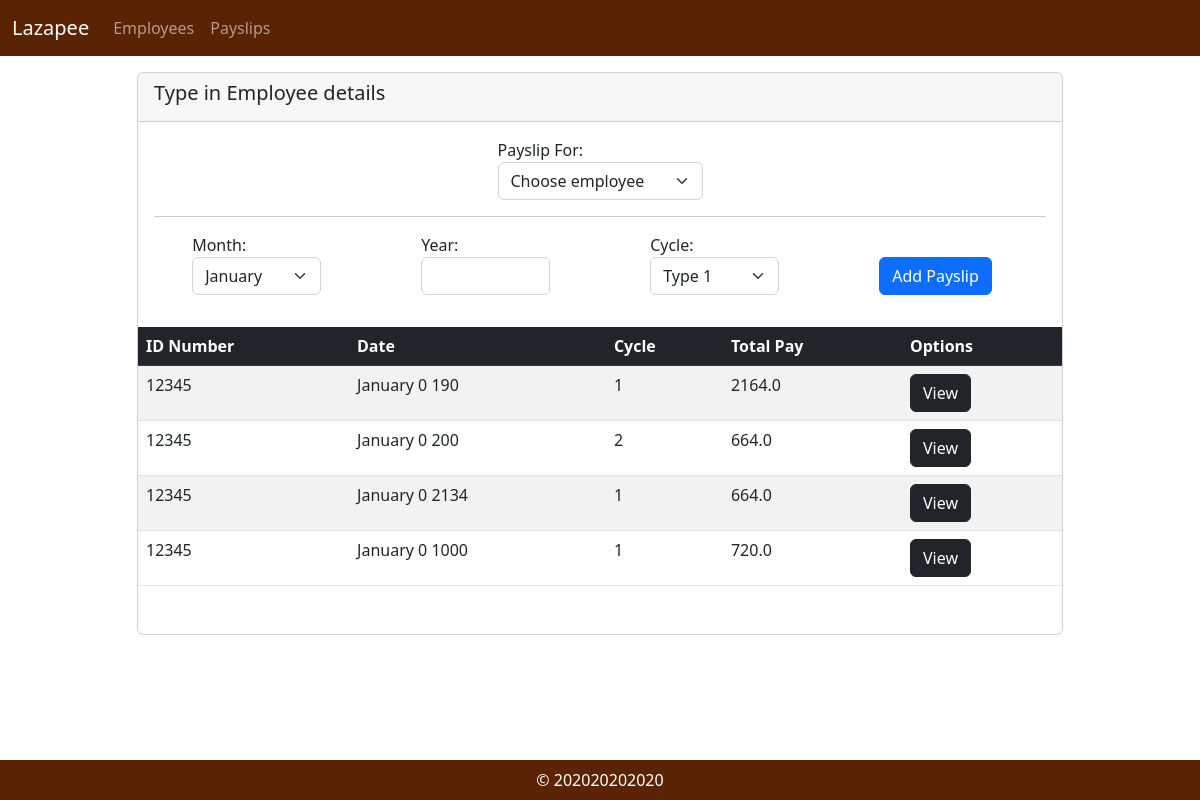
Before: /payslips with the older database file.
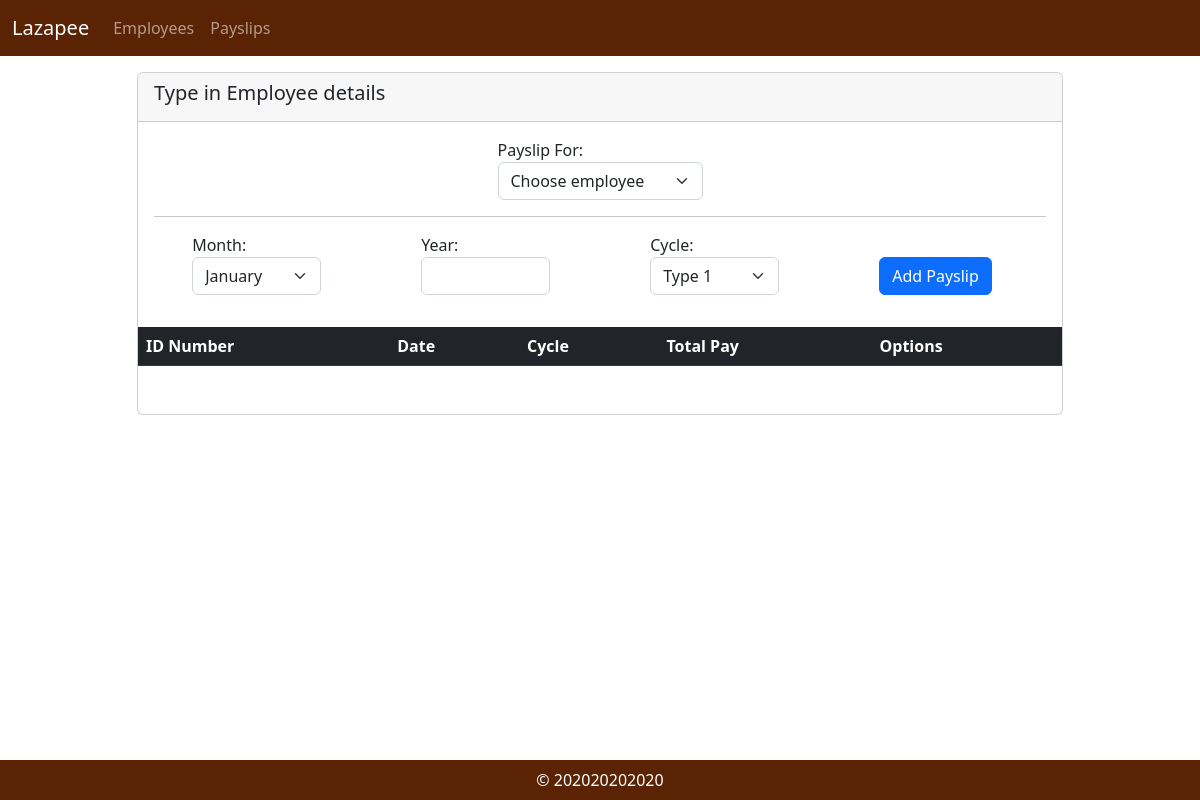
After: the same page with the newer database file.
### MyInventoryApp/models.py (models this page shows, shortened)
class Payslip(models.Model):
    id_number = models.ForeignKey(Employee, on_delete=models.CASCADE)
    month = models.CharField(max_length=300)
    date_range = models.CharField(max_length=300,default=1)
    year = models.CharField(max_length=300)
    pay_cycle = models.IntegerField()
    rate = models.FloatField()
    earnings_allowance = models.FloatField()
    deductions_tax = models.FloatField()
    deductions_health = models.FloatField()
    pag_ibig = models.FloatField()
    sss = models.FloatField()
    overtime = models.FloatField()
    total_pay = models.FloatField()

class Employee(models.Model):
    name = models.CharField(max_length=300)
    id_number = models.CharField(max_length=300)
    rate = models.FloatField()
    overtime_pay = models.FloatField(default=0, blank=True, null=True)
    allowance = models.FloatField(default=0, blank=True, null=True)

### MyInventoryApp/views.py (the view)
# urls.py: path('payslips', views.payslips, name='payslips'),
def payslips(request):
    employee_objects = Employee.objects.all()
    payslip_objects = Payslip.objects.all()
    if request.method == "POST":
        try:
            dname_or_id = request.POST.get('name_or_id').strip()
            dmonth = request.POST.get('month').strip()
            dyear = request.POST.get('year').strip()
            dpay_cycle = request.POST.get('cycle').strip()
        except AttributeError:
            messages.warning(request, 'Error: Missing Input')
            return redirect('payslips')
        if not all((dname_or_id,dmonth,dyear,dpay_cycle)):
            messages.warning(request, 'Error: Missing Input')
            return redirect('payslips')
        if not Employee.objects.filter(name=dname_or_id):
            empobj = get_object_or_404(Employee, id_number=dname_or_id)
        else:
            empobj = get_object_or_404(Employee, name=dname_or_id)
        if not payslip_objects.filter(id_number=empobj,month=dmonth,year=dyear):
            if dpay_cycle == "1":
                dtax = ((empobj.getRate()/2) + empobj.getAllowance() + empobj.getOvertime() - 100)*0.2
                dtotal_pay = ((empobj.getRate()/2) + empobj.getAllowance() + empobj.getOvertime() - 100) - dtax
                Payslip.objects.create(id_number=empobj,
                                       month=dmonth,
                                       year=dyear,
                                       pay_cycle=int(dpay_cycle),
                                       rate=empobj.getRate(),
                                       earnings_allowance=empobj.getAllowance(),
                                       deductions_tax=dtax,
                                       pag_ibig= 100,
                                       deductions_health = 0,
                                       sss=0,
                                       overtime=empobj.getOvertime(),
                                       total_pay=dtotal_pay, date_range=1)
            else:
                ddeductions_health = (empobj.getRate()*0.04)
                dsss = (empobj.getRate()*0.045)
                dtax = ((empobj.getRate()/2) + empobj.getAllowance() + empobj.getOvertime() - ddeductions_health - dsss)*0.2
                dtotal_pay = ((empobj.getRate()/2) + empobj.getAllowance() + empobj.getOvertime() - ddeductions_health - dsss) - dtax
                Payslip.objects.create(id_number=empobj,
                                       month=dmonth,
                                       year=dyear,
                                       pay_cycle=dpay_cycle,
                                       rate=empobj.getRate(),
                                       earnings_allowance=empobj.getAllowance(),
                                       deductions_tax=dtax,
                                       deductions_health = ddeductions_health,
                                       sss=dsss,
                                       overtime=empobj.getOvertime(),
                                       total_pay=dtotal_pay,
                                       pag_ibig=0, date_range=1)
            messages.success(request, 'Payslip created successfully')
            empobj.resetOvertime()
            empobj.save()
            return redirect('payslips')
        else:
            messages.warning(request, 'ID already has a payslip for specified time period')
            return redirect('payslips')
    else:
        return render(request,'MyInventoryApp/payslips.html', {'Employees':employee_objects,'Payslips':payslip_objects})

### MyInventoryApp/templates/MyInventoryApp/payslips.html (shortened to what this page needs)
{% extends 'MyInventoryApp/base.html' %}
{% load static %}
{% block content %}
<div class="col-10" style="margin:auto;">
    <div class="card">
        <div class="card-header">
            <h5 class="card-title">Type in Employee details</h5>
        </div>
        <div class="card-body">
            <form method="POST">{% csrf_token %}
                <div class="row">
                    <div class="col-3" style="margin:auto;">
                        <div class="form-group">
                            <label for="name_or_id">Payslip For:</label>
                            <select id="name_or_id" name="name_or_id" class="form-select">
                                <option value="" disabled selected>Choose employee</option>
                            </select>
                        </div>
                    </div>
                </div>
                <hr>
                <div class="row">
                    <div class="col-2" style="margin:auto;">
                        <div class="form-group">
                            <label for="month">Month:</label>
                            <select id="month" name="month" class="form-select">
                                <option value="January">January</option>
                            </select>
                        </div>
                    </div>
                    <div class="col-2" style="margin:auto;">
                        <div class="form-group">
                            <label for="year">Year:</label><br>
                            <input type="number" class="form-control" id="year" name="year" step="1" min="0" max="2024">
                        </div>
                    </div>
                    <div class="col-2" style="margin:auto;">
                        <div class="form-group">
                            <label for="cycle">Cycle:</label><br>
                            <select id="cycle" name="cycle" class="form-select">
                                <option value="1">Type 1</option>
                            </select>
                        </div>
                    </div>
                    <div class="col-2" style="margin:auto;">
                        <br><button type="submit" class="btn btn-primary text-end">Add Payslip</button>
                    </div>
                </div>
            </form>
        </div>
    <table class="table table-striped mb-5">
        <thead class="table-dark">
            <tr>
                <th scope="col">ID Number</th>
                <th scope="col">Date</th>
                <th scope="col">Cycle</th>
                <th scope="col">Total Pay</th>
                <th scope="col">Options</th>
            </tr>
        </thead>
        <tbody>
            {% for d in Payslips %}
            <tr>
                <td>{{ d.id_number.id_number }}</td>
                <td>{{ d.month }} {{ d.date_range }} {{d.year}}</td>
                <td>{{ d.pay_cycle }}</td>
                <td>{{ d.total_pay }}</td>
                <td>
                    <a href="{% url 'view_payslip' pk=d.pk %}" class="btn btn-dark">View</a>
                </td>
            </tr>
            {% endfor %}
        </tbody>
    </table>
</div>
{% endblock %}

Changed rows visible on the page:
removed Payslip: id_number.id_number "12345", month "January", date_range "0", year "190", pay_cycle "1", total_pay "2164.0"
removed Payslip: id_number.id_number "12345", month "January", date_range "0", year "200", pay_cycle "2", total_pay "664.0"
removed Payslip: id_number.id_number "12345", month "January", date_range "0", year "2134", pay_cycle "1", total_pay "664.0"
removed Payslip: id_number.id_number "12345", month "January", date_range "0", year "1000", pay_cycle "1", total_pay "720.0"
